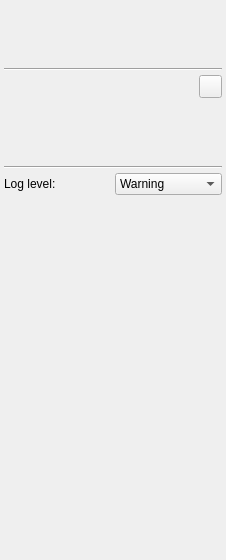
<?xml version="1.0" encoding="UTF-8"?>
<ui version="4.0">
 <class>ConfigurationToolbox</class>
 <widget class="QWidget" name="ConfigurationToolbox">
  <property name="geometry">
   <rect>
    <x>0</x>
    <y>0</y>
    <width>226</width>
    <height>560</height>
   </rect>
  </property>
  <property name="sizePolicy">
   <sizepolicy hsizetype="Fixed" vsizetype="Preferred">
    <horstretch>0</horstretch>
    <verstretch>0</verstretch>
   </sizepolicy>
  </property>
  <property name="minimumSize">
   <size>
    <width>226</width>
    <height>560</height>
   </size>
  </property>
  <property name="maximumSize">
   <size>
    <width>226</width>
    <height>16777215</height>
   </size>
  </property>
  <property name="windowTitle">
   <string>Configuration</string>
  </property>
  <layout class="QGridLayout" name="gridLayout">
   <property name="margin">
    <number>4</number>
   </property>
   <property name="spacing">
    <number>4</number>
   </property>
   <item row="0" column="0">
    <widget class="QWidget" name="deviceSetSelectionWidget" native="true">
     <property name="minimumSize">
      <size>
       <width>0</width>
       <height>48</height>
      </size>
     </property>
    </widget>
   </item>
   <item row="1" column="0">
    <spacer name="verticalSpacer_9">
     <property name="orientation">
      <enum>Qt::Vertical</enum>
     </property>
     <property name="sizeType">
      <enum>QSizePolicy::Fixed</enum>
     </property>
     <property name="sizeHint" stdset="0">
      <size>
       <width>158</width>
       <height>12</height>
      </size>
     </property>
    </spacer>
   </item>
   <item row="2" column="0">
    <widget class="Line" name="line">
     <property name="orientation">
      <enum>Qt::Horizontal</enum>
     </property>
    </widget>
   </item>
   <item row="3" column="0">
    <layout class="QHBoxLayout" name="horizontalLayout">
     <property name="spacing">
      <number>4</number>
     </property>
     <item>
      <spacer name="horizontalSpacer">
       <property name="orientation">
        <enum>Qt::Horizontal</enum>
       </property>
       <property name="sizeHint" stdset="0">
        <size>
         <width>40</width>
         <height>20</height>
        </size>
       </property>
      </spacer>
     </item>
     <item>
      <widget class="QPushButton" name="pushButton_PopOut">
       <property name="minimumSize">
        <size>
         <width>23</width>
         <height>23</height>
        </size>
       </property>
       <property name="maximumSize">
        <size>
         <width>23</width>
         <height>23</height>
        </size>
       </property>
       <property name="text">
        <string/>
       </property>
       <property name="icon">
        <iconset resource="../../CommonWidgets/CommonWidgets.qrc">
         <normaloff>:/icons/Resources/icon_PopOut.png</normaloff>:/icons/Resources/icon_PopOut.png</iconset>
       </property>
       <property name="checkable">
        <bool>true</bool>
       </property>
      </widget>
     </item>
    </layout>
   </item>
   <item row="4" column="0">
    <widget class="QWidget" name="toolStateDisplayWidget" native="true">
     <property name="minimumSize">
      <size>
       <width>0</width>
       <height>48</height>
      </size>
     </property>
    </widget>
   </item>
   <item row="9" column="0">
    <spacer name="verticalSpacer">
     <property name="orientation">
      <enum>Qt::Vertical</enum>
     </property>
     <property name="sizeHint" stdset="0">
      <size>
       <width>20</width>
       <height>497</height>
      </size>
     </property>
    </spacer>
   </item>
   <item row="8" column="0">
    <layout class="QHBoxLayout" name="horizontalLayout_2">
     <item>
      <widget class="QLabel" name="labelLogLevel">
       <property name="sizePolicy">
        <sizepolicy hsizetype="Preferred" vsizetype="Preferred">
         <horstretch>0</horstretch>
         <verstretch>0</verstretch>
        </sizepolicy>
       </property>
       <property name="text">
        <string>Log level:</string>
       </property>
      </widget>
     </item>
     <item>
      <widget class="QComboBox" name="comboBox_LogLevel">
       <property name="sizePolicy">
        <sizepolicy hsizetype="Preferred" vsizetype="Fixed">
         <horstretch>0</horstretch>
         <verstretch>0</verstretch>
        </sizepolicy>
       </property>
       <property name="currentIndex">
        <number>1</number>
       </property>
       <item>
        <property name="text">
         <string>Error</string>
        </property>
       </item>
       <item>
        <property name="text">
         <string>Warning</string>
        </property>
       </item>
       <item>
        <property name="text">
         <string>Info</string>
        </property>
       </item>
       <item>
        <property name="text">
         <string>Debug</string>
        </property>
       </item>
       <item>
        <property name="text">
         <string>Trace</string>
        </property>
       </item>
      </widget>
     </item>
    </layout>
   </item>
   <item row="6" column="0">
    <widget class="Line" name="line_2">
     <property name="orientation">
      <enum>Qt::Horizontal</enum>
     </property>
    </widget>
   </item>
   <item row="5" column="0">
    <spacer name="verticalSpacer_2">
     <property name="orientation">
      <enum>Qt::Vertical</enum>
     </property>
     <property name="sizeType">
      <enum>QSizePolicy::Fixed</enum>
     </property>
     <property name="sizeHint" stdset="0">
      <size>
       <width>20</width>
       <height>12</height>
      </size>
     </property>
    </spacer>
   </item>
  </layout>
 </widget>
 <resources>
  <include location="../../CommonWidgets/CommonWidgets.qrc"/>
 </resources>
 <connections/>
</ui>
